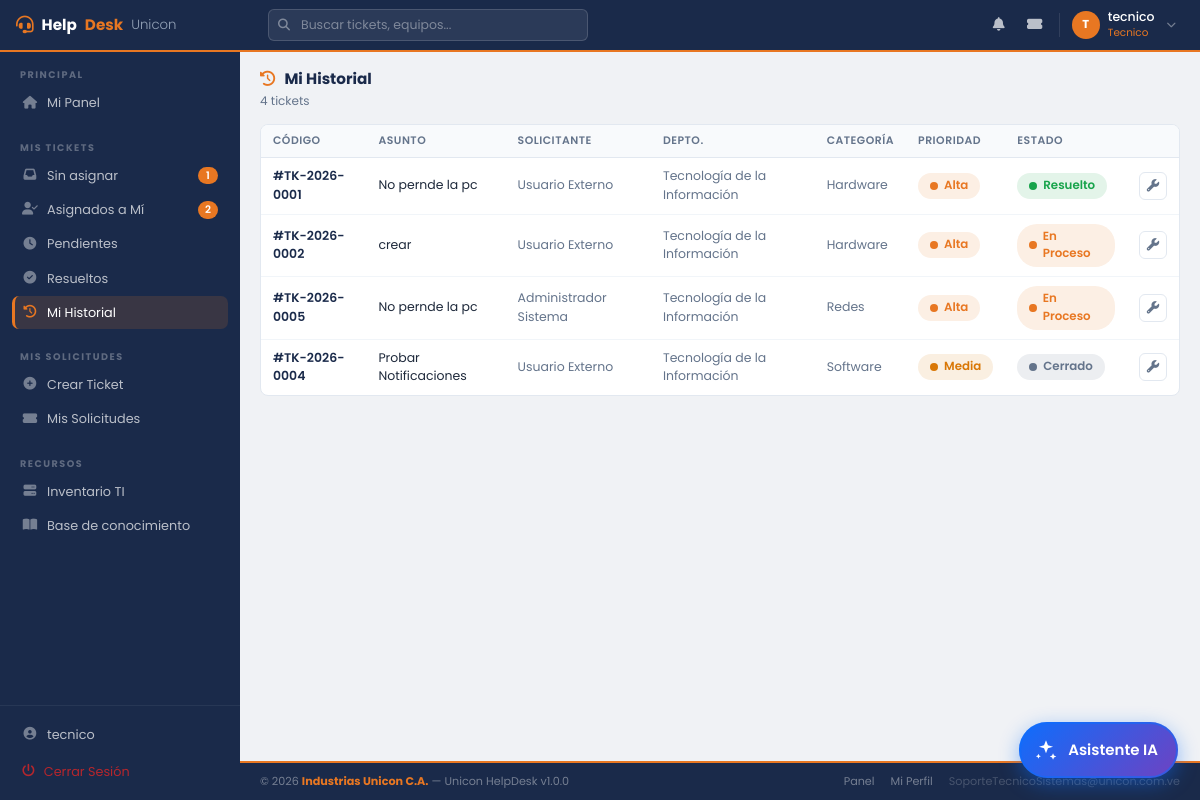
Screenshot of /tecnico/historial.php (signed in) with the database file from the repository.
### tables this page shows
CREATE TABLE `roles` (
  `id_rol` int(11) NOT NULL AUTO_INCREMENT,
  `nombre` varchar(50) NOT NULL,
  `descripcion` text DEFAULT NULL,
  `nivel_acceso` tinyint(1) NOT NULL DEFAULT 1,
  PRIMARY KEY (`id_rol`),
  UNIQUE KEY `nombre` (`nombre`)
);

CREATE TABLE `tickets` (
  `id_tickets` int(11) NOT NULL AUTO_INCREMENT,
  `codigo_ticket` varchar(20) NOT NULL,
  `asunto` varchar(200) NOT NULL,
  `descripcion` text NOT NULL,
  `fecha_creacion` datetime NOT NULL DEFAULT current_timestamp(),
  `fecha_cierre` datetime DEFAULT NULL,
  `id_usuario_solicitante` int(11) NOT NULL,
  `id_usuario_asignado` int(11) DEFAULT NULL,
  `id_departamento` int(11) NOT NULL,
  `id_categoria` int(11) NOT NULL,
  `id_prioridad` int(11) NOT NULL DEFAULT 2,
  `id_estado` int(11) NOT NULL DEFAULT 1,
  `id_inventario` int(11) DEFAULT NULL,
  `solucion` text DEFAULT NULL,
  `observaciones` text DEFAULT NULL,
  PRIMARY KEY (`id_tickets`),
  UNIQUE KEY `codigo_ticket` (`codigo_ticket`),
  KEY `fecha_creacion` (`fecha_creacion`),
  KEY `fk_ticket_categoria` (`id_categoria`),
  KEY `fk_ticket_usuario_asignado` (`id_usuario_asignado`),
  KEY `fk_ticket_usuario_solicitante` (`id_usuario_solicitante`),
  KEY `fk_ticket_prioridad` (`id_prioridad`),
  KEY `fk_ticket_departamento` (`id_departamento`),
  KEY `id_inventario` (`id_inventario`),
  KEY `id_estado` (`id_estado`),
  CONSTRAINT `fk_ticket_categoria` FOREIGN KEY (`id_categoria`) REFERENCES `categoria_incidencias` (`id_categoria`) ON UPDATE CASCADE,
  CONSTRAINT `fk_ticket_departamento` FOREIGN KEY (`id_departamento`) REFERENCES `departamentos` (`id_departamento`) ON UPDATE CASCADE,
  CONSTRAINT `fk_ticket_estado` FOREIGN KEY (`id_estado`) REFERENCES `estados_ticket` (`id_estado_ticket`) ON UPDATE CASCADE,
  CONSTRAINT `fk_ticket_inventario` FOREIGN KEY (`id_inventario`) REFERENCES `inventario_tecnologico` (`id_inventario`) ON UPDATE CASCADE,
  CONSTRAINT `fk_ticket_prioridad` FOREIGN KEY (`id_prioridad`) REFERENCES `prioridades` (`id_prioridad`) ON UPDATE CASCADE,
  CONSTRAINT `fk_ticket_usuario_asignado` FOREIGN KEY (`id_usuario_asignado`) REFERENCES `usuarios` (`id_usuario`) ON UPDATE CASCADE,
  CONSTRAINT `fk_ticket_usuario_solicitante` FOREIGN KEY (`id_usuario_solicitante`) REFERENCES `usuarios` (`id_usuario`) ON UPDATE CASCADE
);

CREATE TABLE `usuarios` (
  `id_usuario` int(11) NOT NULL AUTO_INCREMENT,
  `nombres` varchar(100) NOT NULL,
  `apellidos` varchar(100) NOT NULL,
  `correo` varchar(150) NOT NULL,
  `usuario_login` varchar(50) NOT NULL,
  `contraseña` varchar(255) NOT NULL,
  `telefono` varchar(20) DEFAULT NULL,
  `id_departamento` int(11) NOT NULL,
  `id_rol` int(11) NOT NULL DEFAULT 1,
  `estado` enum('activo','inactivo','reposo','pasante','vacaciones','suspendido') NOT NULL DEFAULT 'activo',
  PRIMARY KEY (`id_usuario`),
  UNIQUE KEY `correo` (`correo`),
  UNIQUE KEY `usuario_login` (`usuario_login`),
  KEY `id_departamento` (`id_departamento`),
  KEY `id_rol` (`id_rol`),
  CONSTRAINT `fk_usuario_departamento` FOREIGN KEY (`id_departamento`) REFERENCES `departamentos` (`id_departamento`) ON UPDATE CASCADE,
  CONSTRAINT `fk_usuario_rol` FOREIGN KEY (`id_rol`) REFERENCES `roles` (`id_rol`) ON UPDATE CASCADE
);

CREATE TABLE `departamentos` (
  `id_departamento` int(11) NOT NULL AUTO_INCREMENT,
  `nombre` varchar(100) NOT NULL,
  `descripcion` text DEFAULT NULL,
  `estado` enum('activo','inactivo','clausurado') NOT NULL DEFAULT 'activo',
  PRIMARY KEY (`id_departamento`),
  UNIQUE KEY `nombre` (`nombre`)
);

CREATE TABLE `categoria_incidencias` (
  `id_categoria` int(11) NOT NULL AUTO_INCREMENT,
  `nombre` varchar(80) NOT NULL,
  `descripcion` text DEFAULT NULL,
  `id_prioridad_default` int(11) DEFAULT NULL,
  `estado` enum('activo','inactivo') NOT NULL DEFAULT 'activo',
  PRIMARY KEY (`id_categoria`),
  UNIQUE KEY `nombre` (`nombre`),
  KEY `fk_categoria_prioridad` (`id_prioridad_default`),
  CONSTRAINT `fk_categoria_prioridad` FOREIGN KEY (`id_prioridad_default`) REFERENCES `prioridades` (`id_prioridad`) ON DELETE SET NULL ON UPDATE CASCADE
);

CREATE TABLE `prioridades` (
  `id_prioridad` int(11) NOT NULL AUTO_INCREMENT,
  `nombre` varchar(50) NOT NULL,
  `nivel` int(11) NOT NULL DEFAULT 2,
  `tiempo_respuesta_objetivo` int(11) NOT NULL DEFAULT 2880 COMMENT 'Guardar minutos',
  PRIMARY KEY (`id_prioridad`),
  UNIQUE KEY `nombre` (`nombre`)
);

CREATE TABLE `estados_ticket` (
  `id_estado_ticket` int(11) NOT NULL AUTO_INCREMENT,
  `nombre` varchar(50) NOT NULL,
  `descripcion` text DEFAULT NULL,
  PRIMARY KEY (`id_estado_ticket`),
  UNIQUE KEY `nombre` (`nombre`)
);

### tecnico/historial.php (called while the page is built, shortened)
<?php
include_once '../includes/header2.php';
include_once '../includes/sidebar.php';
$titulo_pagina  = 'Mi Historial';
$icono_pagina   = 'fa-history';
include_once '../includes/lista_tickets_tecnico.php';
include_once '../includes/footer2.php';

### includes/lista_tickets_tecnico.php (the view, shortened to what this page needs)
<?php
$stmt_yo = $conexion->prepare("SELECT id_usuario FROM usuarios WHERE usuario_login = ?");
$stmt_yo->bind_param("s", $usuario_activo);
$stmt_yo->execute();
$yo = $stmt_yo->get_result()->fetch_assoc();
$id_tecnico = $yo['id_usuario'] ?? 0;
$sql = "
    SELECT t.id_tickets, t.codigo_ticket, t.asunto, t.fecha_creacion, t.fecha_cierre,
           c.nombre AS categoria_nombre,
           p.nombre AS prioridad_nombre, p.nivel AS prioridad_nivel,
           e.nombre AS estado_nombre, e.id_estado_ticket,
           sol.nombres AS sol_nombres, sol.apellidos AS sol_apellidos,
           dep.nombre AS departamento_nombre
    FROM tickets t
    JOIN categoria_incidencias c ON t.id_categoria = c.id_categoria
    JOIN prioridades p ON t.id_prioridad = p.id_prioridad
    JOIN estados_ticket e ON t.id_estado = e.id_estado_ticket
    JOIN usuarios sol ON t.id_usuario_solicitante = sol.id_usuario
    JOIN departamentos dep ON t.id_departamento = dep.id_departamento
    WHERE t.id_usuario_asignado = ?
";
$tipos = "i";
$valores = [$id_tecnico];
$sql .= " ORDER BY p.nivel DESC, t.fecha_creacion ASC";
$stmt = $conexion->prepare($sql);
$stmt->bind_param($tipos, ...$valores);
$stmt->execute();
$tickets = $stmt->get_result();
$colores_estado = [1=>'#0284c7', 2=>'#E87722', 3=>'#d97706', 4=>'#16a34a', 5=>'#64748b'];
$colores_nivel  = [1=>'#0284c7', 2=>'#d97706', 3=>'#E87722', 4=>'#dc2626'];
?>
<main class="hd-main">
    <div class="hd-page-header">
        <div>
            <div class="hd-page-title"><i class="fas <?= $icono_pagina ?>" style="color:var(--naranja);margin-right:6px;"></i> <?= htmlspecialchars($titulo_pagina) ?></div>
            <div class="hd-page-sub"><?= $tickets->num_rows ?> ticket<?= $tickets->num_rows !== 1 ? 's' : '' ?></div>
        </div>
    </div>
    <div class="hd-card">
        <div class="hd-card-body" style="padding:0;">
            <table class="hd-table">
                <thead>
                    <tr>
                        <th>Código</th>
                        <th>Asunto</th>
                        <th>Solicitante</th>
                        <th>Depto.</th>
                        <th>Categoría</th>
                        <th>Prioridad</th>
                        <th>Estado</th>
                        <th></th>
                    </tr>
                </thead>
                <tbody>
                    <?php while ($t = $tickets->fetch_assoc()):
                        $ce = $colores_estado[$t['id_estado_ticket']] ?? '#94a3b8';
                        $cp = $colores_nivel[$t['prioridad_nivel']] ?? '#94a3b8';
                    ?>
                    <tr class="hd-fila-ticket" onclick="window.location='ver_ticket.php?id=<?= $t['id_tickets'] ?>'">
                        <td style="font-weight:600;color:var(--azul);">#<?= htmlspecialchars($t['codigo_ticket']) ?></td>
                        <td><?= htmlspecialchars($t['asunto']) ?></td>
                        <td style="color:var(--muted);"><?= htmlspecialchars($t['sol_nombres'] . ' ' . $t['sol_apellidos']) ?></td>
                        <td style="color:var(--muted);"><?= htmlspecialchars($t['departamento_nombre']) ?></td>
                        <td style="color:var(--muted);"><?= htmlspecialchars($t['categoria_nombre']) ?></td>
                        <td>
                            <span class="hd-badge-pill" style="background:color-mix(in srgb, <?= $cp ?> 12%, white); color:<?= $cp ?>;">
                                <span class="dot" style="background:<?= $cp ?>;"></span> <?= htmlspecialchars($t['prioridad_nombre']) ?>
                            </span>
                        </td>
                        <td>
                            <span class="hd-badge-pill" style="background:color-mix(in srgb, <?= $ce ?> 12%, white); color:<?= $ce ?>;">
                                <span class="dot" style="background:<?= $ce ?>;"></span> <?= htmlspecialchars($t['estado_nombre']) ?>
                            </span>
                        </td>
                        <td class="acciones">
                            <a href="ver_ticket.php?id=<?= $t['id_tickets'] ?>" class="hd-icon-btn" style="display:inline-flex;width:28px;height:28px;border-radius:6px;border:1px solid var(--borde);align-items:center;justify-content:center;color:var(--muted);text-decoration:none;">
                                <i class="fas fa-wrench"></i>
                            </a>
                        </td>
                    </tr>
                    <?php endwhile; ?>
                </tbody>
            </table>
        </div>
    </div>
</main>

### includes/header2.php (shortened to what this page needs)
<?php
$usuario_activo = $_SESSION['usser'];
$rol_id         = (int)$_SESSION['id_rol'];
$inicial        = strtoupper(substr($usuario_activo, 0, 1));
$rol_nombre     = match($rol_id) { 3=>'Administrador', 2=>'Técnico TI', 1=>'Usuario', default=>'—' };
try {
    $q_rn = $conexion->prepare("SELECT nombre FROM roles WHERE id_rol = ?");
    $q_rn->bind_param("i", $rol_id); $q_rn->execute();
    if ($f_rn = $q_rn->get_result()->fetch_assoc()) $rol_nombre = $f_rn['nombre'];
} catch (Throwable $e) {  }
?>
<!DOCTYPE html>
<html lang="es">
<head>
    <link rel="stylesheet" href="https://cdn.jsdelivr.net/npm/bootstrap@5.3.0/dist/css/bootstrap.min.css">
    <link rel="stylesheet" href="https://cdnjs.cloudflare.com/ajax/libs/font-awesome/6.4.0/css/all.min.css">
    <link rel="stylesheet" href="../assets/css/dashboard2.css">
</head>
<body>
<header class="hd-topbar">
    <a href="dashboard.php" class="hd-topbar-brand">
        <i class="fas fa-headset"></i>
        Help<span>Desk</span> <small>Unicon</small>
    </a>
    <div class="hd-topbar-search" style="position:relative;">
        <i class="fas fa-search"></i>
        <input type="search" id="hdBuscar" autocomplete="off" maxlength="60"
               placeholder="<?= $rol_id === 3 ? 'Buscar tickets, usuarios, equipos...' : ($rol_id === 2 ? 'Buscar tickets, equipos...' : 'Buscar en mis tickets...') ?>">
    </div>
    <div class="hd-topbar-right">
        <div class="hd-notif-wrap">
            <button type="button" class="hd-topbar-icon" id="hdBell" title="Notificaciones" style="background:none;border:0;position:relative;">
                <i class="fas fa-bell"></i>
            </button>
        </div>
        <?php if ($rol_id >= 2): ?>
        <a href="<?= $rol_id === ROL_ADMIN ? 'tickets.php' : 'tickets_asignados.php' ?>" class="hd-topbar-icon" title="Tickets">
            <i class="fas fa-ticket-alt"></i>
        </a>
        <?php endif; ?>
        <div style="position:relative;">
            <button class="hd-topbar-user" onclick="toggleUserMenu()" id="userBtn">
                <div class="hd-avatar"><?= $inicial ?></div>
                <div class="hd-topbar-user-info">
                    <span class="hd-topbar-user-name"><?= htmlspecialchars($usuario_activo) ?></span>
                    <span class="hd-topbar-user-role"><?= $rol_nombre ?></span>
                </div>
                <i class="fas fa-chevron-down" style="color:rgba(255,255,255,0.4);font-size:0.6rem;margin-left:4px;"></i>
            </button>
        </div>
    </div>
</header>

### assets/css/dashboard2.css (style rules this page uses)
:root { --azul: #1a2a4a; --azul-mid: #243660; --azul-light: #2d4a7a; --naranja: #E87722; --naranja-lt: #f59342; --bg: #f0f2f5; --card: #ffffff; --texto: #1e293b; --muted: #64748b; --borde: #e2e8f0; --sidebar-w: 240px; --nav-h: 52px; --success: #16a34a; --danger: #dc2626; --warning: #d97706; --info: #0284c7; }
*, *::before, *::after { box-sizing: border-box; margin: 0; padding: 0; }
body { font-family: 'Poppins', sans-serif; background: var(--bg); color: var(--texto); font-size: 13px; }
.hd-topbar { position: fixed; top: 0; left: 0; right: 0; height: var(--nav-h); background: var(--azul); border-bottom: 2px solid var(--naranja); display: flex; align-items: center; padding: 0 16px; z-index: 200; gap: 12px; }
.hd-topbar-brand { display: flex; align-items: center; gap: 8px; color: #fff; font-weight: 700; font-size: 0.95rem; text-decoration: none; width: var(--sidebar-w); flex-shrink: 0; }
.hd-topbar-brand i { color: var(--naranja); font-size: 1.1rem; }
.hd-topbar-brand span { color: var(--naranja); }
.hd-topbar-brand small { color: #94a3b8; font-weight: 300; }
.hd-topbar-search { flex: 1; max-width: 320px; position: relative; }
.hd-topbar-search input { width: 100%; background: rgba(255,255,255,0.08); border: 1px solid rgba(255,255,255,0.15); border-radius: 6px; padding: 6px 12px 6px 32px; color: #fff; font-size: 0.78rem; outline: none; transition: all 0.2s; }
.hd-topbar-search input::placeholder { color: rgba(255,255,255,0.4); }
.hd-topbar-search i { position: absolute; left: 10px; top: 50%; transform: translateY(-50%); color: rgba(255,255,255,0.4); font-size: 0.75rem; }
.hd-topbar-right { margin-left: auto; display: flex; align-items: center; gap: 4px; }
.hd-topbar-icon { width: 32px; height: 32px; border-radius: 6px; display: flex; align-items: center; justify-content: center; color: rgba(255,255,255,0.7); font-size: 0.85rem; cursor: pointer; transition: all 0.2s; text-decoration: none; position: relative; }
.hd-topbar-user { display: flex; align-items: center; gap: 8px; padding: 4px 8px 4px 4px; border-radius: 8px; cursor: pointer; transition: all 0.2s; text-decoration: none; border: none; background: transparent; }
.hd-avatar { width: 28px; height: 28px; background: var(--naranja); border-radius: 50%; color: #fff; font-size: 0.72rem; font-weight: 700; display: flex; align-items: center; justify-content: center; flex-shrink: 0; }
.hd-topbar-user-info { text-align: left; }
.hd-topbar-user-name { color: #fff; font-size: 0.78rem; font-weight: 500; line-height: 1.2; display: block; }
.hd-topbar-user-role { color: var(--naranja); font-size: 0.65rem; display: block; }
.hd-main { flex: 1; padding: 16px 20px; }
.hd-page-header { display: flex; align-items: center; justify-content: space-between; margin-bottom: 14px; flex-wrap: wrap; gap: 8px; }
.hd-page-title { font-size: 0.95rem; font-weight: 700; color: var(--azul); }
.hd-page-sub { font-size: 0.75rem; color: var(--muted); margin-top: 1px; }
.hd-card { background: var(--card); border-radius: 8px; border: 1px solid var(--borde); overflow: hidden; }
.hd-card-body { padding: 12px 14px; }
.hd-table { width: 100%; border-collapse: collapse; font-size: 0.78rem; }
.hd-table thead th { background: #f8fafc; color: var(--muted); font-weight: 600; font-size: 0.68rem; text-transform: uppercase; letter-spacing: 0.5px; padding: 8px 12px; border-bottom: 1px solid var(--borde); white-space: nowrap; }
.hd-table tbody td { padding: 9px 12px; border-bottom: 1px solid #f1f5f9; vertical-align: middle; color: var(--texto); }
.hd-table tbody tr:last-child td { border-bottom: none; }

### includes/header2.php (style rules this page uses)
.hd-notif-wrap { position:relative; }

### includes/lista_tickets_tecnico.php (style rules this page uses)
.hd-table td.acciones { white-space: nowrap; width: 1%; }
.hd-badge-pill { display: inline-flex; align-items: center; gap: 6px; padding: 4px 12px; border-radius: 20px; font-size: 0.74rem; font-weight: 600; }
.hd-badge-pill .dot { width: 8px; height: 8px; border-radius: 50%; display: inline-block; }
.hd-fila-ticket { cursor: pointer; }

### rows the page displays
roles: nombre "Tecnico"
tickets: codigo_ticket "TK-2026-0001", asunto "No pernde la pc", id_usuario_solicitante.apellidos "Usuario Externo", id_departamento.nombre "Tecnología de la Información", id_categoria.nombre "Hardware", id_prioridad.nombre "Alta", id_estado.nombre "Resuelto"
tickets: codigo_ticket "TK-2026-0002", asunto "crear", id_usuario_solicitante.apellidos "Usuario Externo", id_departamento.nombre "Tecnología de la Información", id_categoria.nombre "Hardware", id_prioridad.nombre "Alta", id_estado.nombre "En Proceso"
tickets: codigo_ticket "TK-2026-0005", asunto "No pernde la pc", id_usuario_solicitante.apellidos "Administrador Sistema", id_departamento.nombre "Tecnología de la Información", id_categoria.nombre "Redes", id_prioridad.nombre "Alta", id_estado.nombre "En Proceso"
tickets: codigo_ticket "TK-2026-0004", asunto "Probar Notificaciones", id_usuario_solicitante.apellidos "Usuario Externo", id_departamento.nombre "Tecnología de la Información", id_categoria.nombre "Software", id_prioridad.nombre "Media", id_estado.nombre "Cerrado", $t['id_tickets'] 28 (drawn)

### other values shown
$inicial "T"
$usuario_activo "tecnico"
$n "1 2"
$titulo_pagina "Mi Historial"
$tickets->num_rows "4"
EMPRESA_NOMBRE "Industrias Unicon C.A."
NOMBRE_SISTEMA "Unicon HelpDesk"
VERSION_SISTEMA "1.0.0"
EMAIL_SOPORTE "SoporteTecnicoSistemas@unicon.com.ve"
